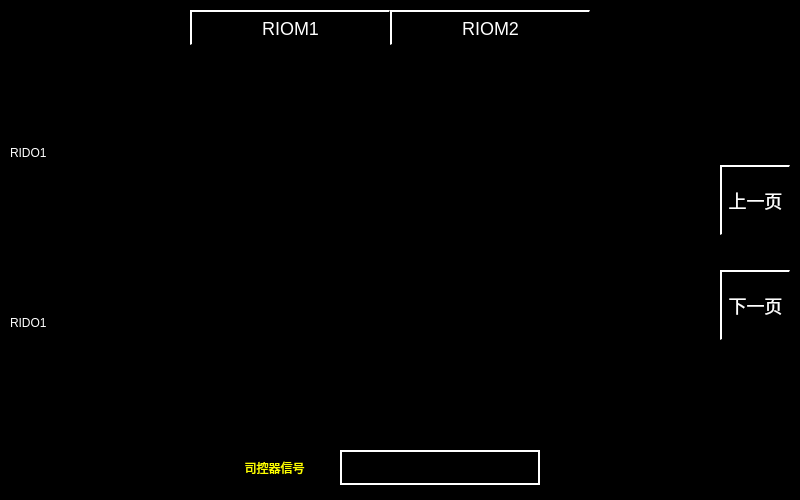
<?xml version="1.0" encoding="UTF-8"?>
<ui version="4.0">
 <class>DeviceDataRIOM</class>
 <widget class="QWidget" name="DeviceDataRIOM">
  <property name="geometry">
   <rect>
    <x>0</x>
    <y>0</y>
    <width>800</width>
    <height>500</height>
   </rect>
  </property>
  <property name="windowTitle">
   <string>Form</string>
  </property>
  <property name="styleSheet">
   <string notr="true">QWidget
{
	background-color: black;
}
QPushButton
{
	font:18px;
	color:white;
	border-top: 2px solid white;	
	border-left: 2px solid white;
}
QLabel
{
color:rgb(255,255,255);
border:2px  solid white;
font:17px &quot;SImHei&quot;;
}
</string>
  </property>
  <widget class="QPushButton" name="btnRiom1">
   <property name="geometry">
    <rect>
     <x>190</x>
     <y>10</y>
     <width>200</width>
     <height>35</height>
    </rect>
   </property>
   <property name="focusPolicy">
    <enum>Qt::NoFocus</enum>
   </property>
   <property name="text">
    <string>RIOM1</string>
   </property>
  </widget>
  <widget class="QPushButton" name="btnRiom2">
   <property name="geometry">
    <rect>
     <x>390</x>
     <y>10</y>
     <width>200</width>
     <height>35</height>
    </rect>
   </property>
   <property name="focusPolicy">
    <enum>Qt::NoFocus</enum>
   </property>
   <property name="text">
    <string>RIOM2</string>
   </property>
  </widget>
  <widget class="QLabel" name="labelName1">
   <property name="geometry">
    <rect>
     <x>10</x>
     <y>140</y>
     <width>67</width>
     <height>25</height>
    </rect>
   </property>
   <property name="styleSheet">
    <string notr="true">border:0px;</string>
   </property>
   <property name="text">
    <string>RIDO1</string>
   </property>
  </widget>
  <widget class="QLabel" name="labelName2">
   <property name="geometry">
    <rect>
     <x>10</x>
     <y>310</y>
     <width>67</width>
     <height>25</height>
    </rect>
   </property>
   <property name="styleSheet">
    <string notr="true">border:0px;</string>
   </property>
   <property name="text">
    <string>RIDO1</string>
   </property>
  </widget>
  <widget class="QLabel" name="labelDriverSignal">
   <property name="geometry">
    <rect>
     <x>340</x>
     <y>450</y>
     <width>200</width>
     <height>35</height>
    </rect>
   </property>
   <property name="text">
    <string/>
   </property>
   <property name="alignment">
    <set>Qt::AlignCenter</set>
   </property>
  </widget>
  <widget class="QLabel" name="label_4">
   <property name="geometry">
    <rect>
     <x>219</x>
     <y>450</y>
     <width>111</width>
     <height>35</height>
    </rect>
   </property>
   <property name="styleSheet">
    <string notr="true">color:yellow;
border:0px;</string>
   </property>
   <property name="text">
    <string>司控器信号</string>
   </property>
   <property name="alignment">
    <set>Qt::AlignCenter</set>
   </property>
  </widget>
  <widget class="QPushButton" name="btnNext">
   <property name="geometry">
    <rect>
     <x>720</x>
     <y>270</y>
     <width>70</width>
     <height>70</height>
    </rect>
   </property>
   <property name="focusPolicy">
    <enum>Qt::NoFocus</enum>
   </property>
   <property name="text">
    <string>下一页</string>
   </property>
  </widget>
  <widget class="QPushButton" name="btnPre">
   <property name="geometry">
    <rect>
     <x>720</x>
     <y>165</y>
     <width>70</width>
     <height>70</height>
    </rect>
   </property>
   <property name="focusPolicy">
    <enum>Qt::NoFocus</enum>
   </property>
   <property name="text">
    <string>上一页</string>
   </property>
  </widget>
  <widget class="QLabel" name="labelPage">
   <property name="geometry">
    <rect>
     <x>720</x>
     <y>240</y>
     <width>67</width>
     <height>25</height>
    </rect>
   </property>
   <property name="styleSheet">
    <string notr="true">border:0px;
font:15px;</string>
   </property>
   <property name="text">
    <string/>
   </property>
   <property name="alignment">
    <set>Qt::AlignCenter</set>
   </property>
  </widget>
 </widget>
 <resources/>
 <connections/>
</ui>
